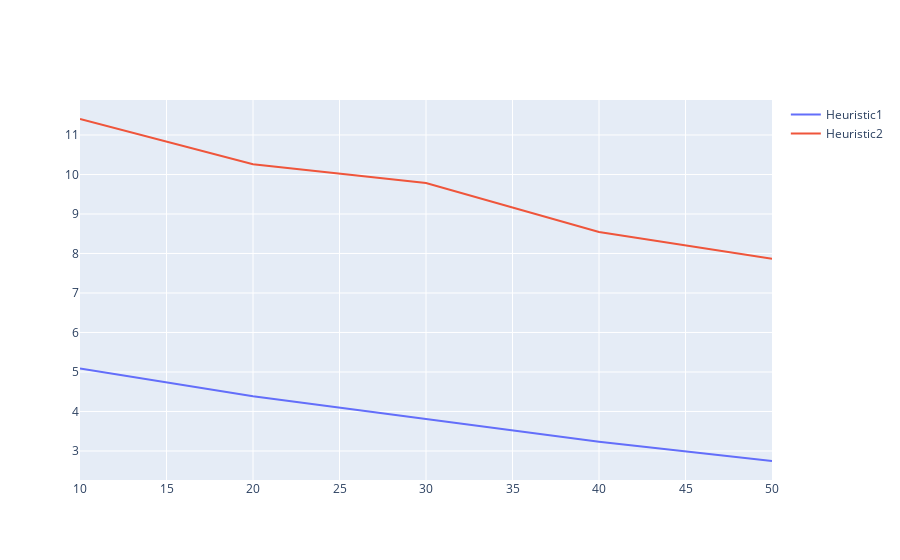

The code cell stored with this chart in its notebook:
### Code cell
f = [10, 20, 30, 40, 50]

trace0 = go.Scatter(
    x = f,
    y = errorsH1,
    mode = 'lines',
    name = 'Heuristic1'
)

trace1 = go.Scatter(
    x = f,
    y = errorsH2,
    mode = 'lines',
    name = 'Heuristic2'
)

data = [trace0, trace1]

iplot(data)

### Figure 1 — Plotly figure (JSON) as saved in the notebook; plotly's stock layout.template omitted (floating-point values rounded to 4 significant figures)
{"data": [{"mode": "lines", "name": "Heuristic1", "type": "scatter", "x": [10, 20, 30, 40, 50], "y": [5.086, 4.386, 3.809, 3.234, 2.746]}, {"mode": "lines", "name": "Heuristic2", "type": "scatter", "x": [10, 20, 30, 40, 50], "y": [11.4, 10.26, 9.782, 8.546, 7.865]}], "layout": {}}
